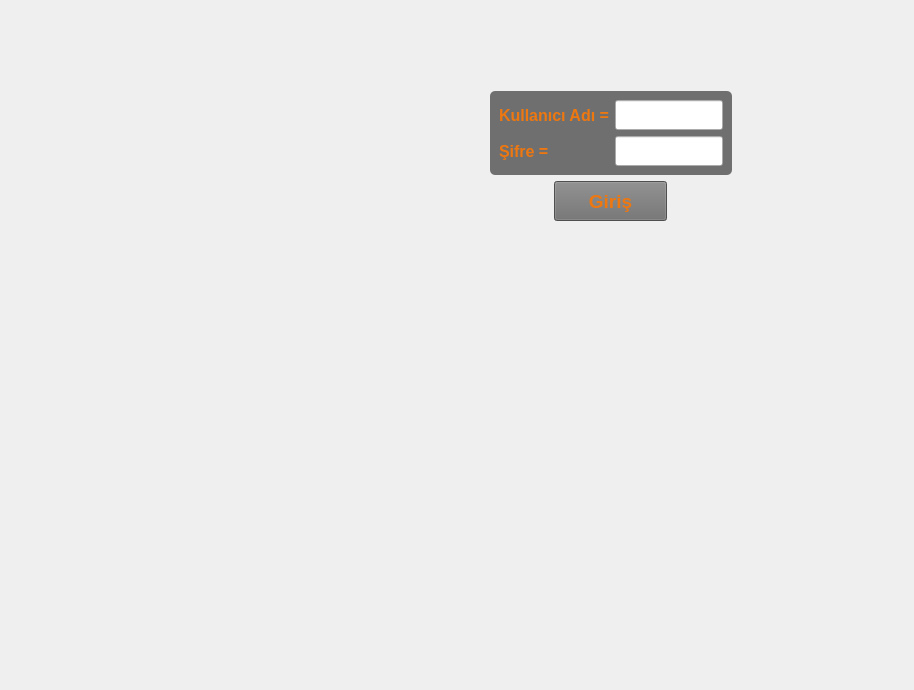
<?xml version="1.0" encoding="UTF-8"?>
<ui version="4.0">
 <class>MainWindow</class>
 <widget class="QMainWindow" name="MainWindow">
  <property name="geometry">
   <rect>
    <x>0</x>
    <y>0</y>
    <width>914</width>
    <height>690</height>
   </rect>
  </property>
  <property name="windowTitle">
   <string>FABRİKA GİRİŞ ANA EKRANI</string>
  </property>
  <widget class="QWidget" name="centralwidget">
   <property name="enabled">
    <bool>true</bool>
   </property>
   <property name="styleSheet">
    <string notr="true">#centralwidget {
border-image: url(:/icons/icons/—Pngtree—modern industrial factory_5418694.png);
}</string>
   </property>
   <widget class="QWidget" name="verticalLayoutWidget">
    <property name="geometry">
     <rect>
      <x>440</x>
      <y>10</y>
      <width>341</width>
      <height>311</height>
     </rect>
    </property>
    <layout class="QVBoxLayout" name="verticalLayout">
     <property name="bottomMargin">
      <number>20</number>
     </property>
     <item>
      <spacer name="verticalSpacer">
       <property name="orientation">
        <enum>Qt::Vertical</enum>
       </property>
       <property name="sizeHint" stdset="0">
        <size>
         <width>20</width>
         <height>40</height>
        </size>
       </property>
      </spacer>
     </item>
     <item>
      <layout class="QHBoxLayout" name="horizontalLayout_2">
       <item>
        <spacer name="horizontalSpacer_3">
         <property name="orientation">
          <enum>Qt::Horizontal</enum>
         </property>
         <property name="sizeHint" stdset="0">
          <size>
           <width>40</width>
           <height>20</height>
          </size>
         </property>
        </spacer>
       </item>
       <item>
        <widget class="QFrame" name="formFrame">
         <property name="styleSheet">
          <string notr="true">#formFrame{
background-color: rgb(111, 111, 111);
border-radius : 5px
}</string>
         </property>
         <layout class="QFormLayout" name="formLayout">
          <item row="0" column="0">
           <widget class="QLabel" name="label_id">
            <property name="font">
             <font>
              <pointsize>12</pointsize>
              <weight>75</weight>
              <bold>true</bold>
             </font>
            </property>
            <property name="styleSheet">
             <string notr="true">color: rgb(238, 119, 15);</string>
            </property>
            <property name="text">
             <string>Kullanıcı Adı =</string>
            </property>
           </widget>
          </item>
          <item row="2" column="1">
           <widget class="QLineEdit" name="line_pass">
            <property name="minimumSize">
             <size>
              <width>0</width>
              <height>30</height>
             </size>
            </property>
            <property name="alignment">
             <set>Qt::AlignCenter</set>
            </property>
           </widget>
          </item>
          <item row="0" column="1">
           <widget class="QLineEdit" name="line_id">
            <property name="minimumSize">
             <size>
              <width>0</width>
              <height>30</height>
             </size>
            </property>
            <property name="text">
             <string/>
            </property>
            <property name="alignment">
             <set>Qt::AlignCenter</set>
            </property>
           </widget>
          </item>
          <item row="2" column="0">
           <widget class="QLabel" name="label_pass">
            <property name="font">
             <font>
              <pointsize>12</pointsize>
              <weight>75</weight>
              <bold>true</bold>
             </font>
            </property>
            <property name="styleSheet">
             <string notr="true">color: rgb(238, 119, 15);</string>
            </property>
            <property name="text">
             <string>Şifre = </string>
            </property>
           </widget>
          </item>
         </layout>
        </widget>
       </item>
       <item>
        <spacer name="horizontalSpacer_4">
         <property name="orientation">
          <enum>Qt::Horizontal</enum>
         </property>
         <property name="sizeHint" stdset="0">
          <size>
           <width>40</width>
           <height>20</height>
          </size>
         </property>
        </spacer>
       </item>
      </layout>
     </item>
     <item>
      <layout class="QHBoxLayout" name="horizontalLayout">
       <item>
        <spacer name="horizontalSpacer">
         <property name="orientation">
          <enum>Qt::Horizontal</enum>
         </property>
         <property name="sizeHint" stdset="0">
          <size>
           <width>40</width>
           <height>20</height>
          </size>
         </property>
        </spacer>
       </item>
       <item>
        <widget class="QPushButton" name="pushButton_enter">
         <property name="sizePolicy">
          <sizepolicy hsizetype="Expanding" vsizetype="Fixed">
           <horstretch>0</horstretch>
           <verstretch>0</verstretch>
          </sizepolicy>
         </property>
         <property name="minimumSize">
          <size>
           <width>50</width>
           <height>40</height>
          </size>
         </property>
         <property name="font">
          <font>
           <pointsize>14</pointsize>
           <weight>75</weight>
           <bold>true</bold>
          </font>
         </property>
         <property name="styleSheet">
          <string notr="true">background-color: rgb(111, 111, 111);
color: rgb(238, 119, 15);
border -radius : 5px</string>
         </property>
         <property name="text">
          <string>Giriş</string>
         </property>
         <property name="icon">
          <iconset resource="icons.qrc">
           <normaloff>:/icons/icons/login.png</normaloff>:/icons/icons/login.png</iconset>
         </property>
         <property name="iconSize">
          <size>
           <width>25</width>
           <height>25</height>
          </size>
         </property>
        </widget>
       </item>
       <item>
        <spacer name="horizontalSpacer_2">
         <property name="orientation">
          <enum>Qt::Horizontal</enum>
         </property>
         <property name="sizeHint" stdset="0">
          <size>
           <width>40</width>
           <height>20</height>
          </size>
         </property>
        </spacer>
       </item>
      </layout>
     </item>
     <item>
      <spacer name="verticalSpacer_2">
       <property name="orientation">
        <enum>Qt::Vertical</enum>
       </property>
       <property name="sizeHint" stdset="0">
        <size>
         <width>20</width>
         <height>40</height>
        </size>
       </property>
      </spacer>
     </item>
    </layout>
   </widget>
  </widget>
 </widget>
 <resources>
  <include location="icons.qrc"/>
 </resources>
 <connections/>
</ui>
